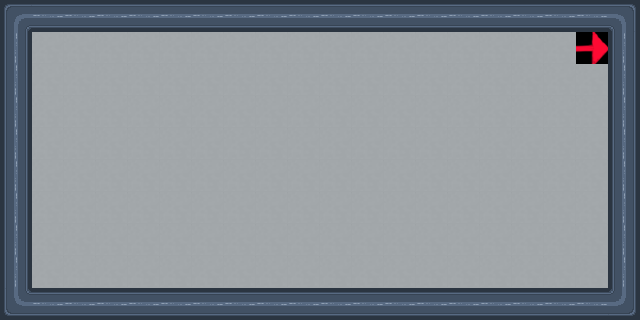

Tiled map render using the project's own tile images. Description and the whole map definition, tile-layer contents included, below:
An orthogonal 20x10 tile map with 32x32 px tiles, 3 tile layers (floor, doors, walls) and 6 objects (3x spawn, 3x point).

<map version="1.5" tiledversion="1.5.0" orientation="orthogonal" renderorder="right-down" width="20" height="10" tilewidth="32" tileheight="32" infinite="0" nextlayerid="7" nextobjectid="7">
 <tileset firstgid="1" source="../tilemaps/flawless.tsx" />
 <layer id="1" name="floor" width="20" height="10" locked="1">
  <data encoding="csv">
0,0,0,0,0,0,0,0,0,0,0,0,0,0,0,0,0,0,0,0,
0,37,37,37,37,37,37,37,37,37,37,37,37,37,37,37,37,37,2684354568,0,
0,37,37,37,37,37,37,37,37,37,37,37,37,37,37,37,37,37,37,0,
0,37,37,37,37,37,37,37,37,37,37,37,37,37,37,37,37,37,37,0,
0,37,37,37,37,37,37,37,37,37,37,37,37,37,37,37,37,37,37,0,
0,37,37,37,37,37,37,37,37,37,37,37,37,37,37,37,37,37,37,0,
0,37,37,37,37,37,37,37,37,37,37,37,37,37,37,37,37,37,37,0,
0,37,37,37,37,37,37,37,37,37,37,37,37,37,37,37,37,37,37,0,
0,37,37,37,37,37,37,37,37,37,37,37,37,37,37,37,37,37,37,0,
0,0,0,0,0,0,0,0,0,0,0,0,0,0,0,0,0,0,0,0
</data>
 </layer>
 <layer id="6" name="doors" width="20" height="10">
  <data encoding="csv">
0,0,0,0,0,0,0,0,0,0,0,0,0,0,0,0,0,0,0,0,
0,0,0,0,0,0,0,0,0,0,0,0,0,0,0,0,0,0,0,0,
0,0,0,0,0,0,0,0,0,0,0,0,0,0,0,0,0,0,0,0,
0,0,0,0,0,0,0,0,0,0,0,0,0,0,0,0,0,0,0,0,
0,0,0,0,0,0,0,0,0,0,0,0,0,0,0,0,0,0,0,0,
0,0,0,0,0,0,0,0,0,0,0,0,0,0,0,0,0,0,0,0,
0,0,0,0,0,0,0,0,0,0,0,0,0,0,0,0,0,0,0,0,
0,0,0,0,0,0,0,0,0,0,0,0,0,0,0,0,0,0,0,0,
0,0,0,0,0,0,0,0,0,0,0,0,0,0,0,0,0,0,0,0,
0,0,0,0,0,0,0,0,0,0,0,0,0,0,0,0,0,0,0,0
</data>
 </layer>
 <layer id="2" name="walls" width="20" height="10">
  <data encoding="csv">
25,2684354565,2684354565,2684354565,2684354565,2684354565,2684354565,2684354565,2684354565,2684354565,2684354565,2684354565,2684354565,2684354565,2684354565,2684354565,2684354565,2684354565,2684354565,2684354585,
5,0,0,0,0,0,0,0,0,0,0,0,0,0,0,0,0,0,0,5,
5,0,0,0,0,0,0,0,0,0,0,0,0,0,0,0,0,0,0,5,
5,0,0,0,0,0,0,0,0,0,0,0,0,0,0,0,0,0,0,5,
5,0,0,0,0,0,0,0,0,0,0,0,0,0,0,0,0,0,0,5,
5,0,0,0,0,0,0,0,0,0,0,0,0,0,0,0,0,0,0,5,
5,0,0,0,0,0,0,0,0,0,0,0,0,0,0,0,0,0,0,5,
5,0,0,0,0,0,0,0,0,0,0,0,0,0,0,0,0,0,0,5,
5,0,0,0,0,0,0,0,0,0,0,0,0,0,0,0,0,0,0,5,
1610612761,2684354565,2684354565,2684354565,2684354565,2684354565,2684354565,2684354565,2684354565,2684354565,2684354565,2684354565,2684354565,2684354565,2684354565,2684354565,2684354565,2684354565,2684354565,3221225497
</data>
 </layer>
 <objectgroup id="3" name="exit">
  <properties>
   <property name="type" value="exit" />
  </properties>
  <object id="1" name="exit" type="spawn" x="576" y="32" width="32" height="32" />
 </objectgroup>
 <objectgroup id="4" name="player_spawn">
  <properties>
   <property name="type" value="player_spawn" />
  </properties>
  <object id="2" name="player_spawn" type="spawn" x="32" y="256" width="32" height="32" />
 </objectgroup>
 <objectgroup color="#aaff00" id="5" name="guard1">
  <properties>
   <property name="type" value="guard" />
  </properties>
  <object id="3" name="guard1_spawn" type="spawn" x="96" y="96" width="32" height="32" />
  <object id="4" name="2" type="point" x="512" y="96" width="32" height="32" />
  <object id="5" name="0" type="point" x="96" y="192" width="32" height="32" />
  <object id="6" name="1" type="point" x="512" y="192" width="32" height="32" />
 </objectgroup>
</map>
